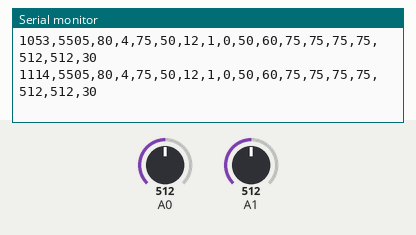
Bench run of a sketch on a simulated Arduino Uno, built with avr-gcc and run on an emulated ATmega328P. Shown: the last lines printed to the serial monitor. The test bench sets the inputs (shaded band); at power-on: A0 = 512, A1 = 512.

Above: at 1.2 s.
1.3 s: A0 set to 674
At 1.31 s:
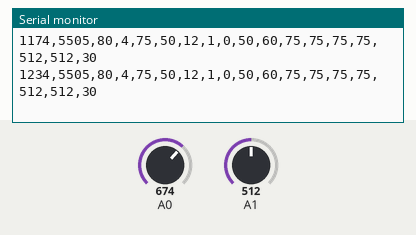
4.3 s: A0 set to 689
At 4.32 s:
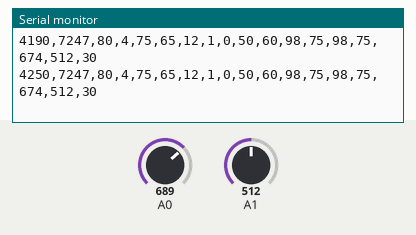
10.3 s: A1 set to 836
At 10.31 s:
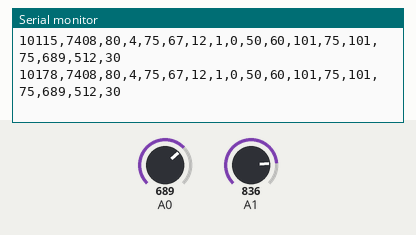
11.8 s: A1 set to 868
At 11.84 s:
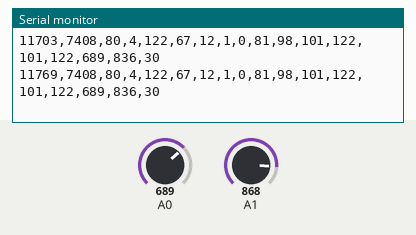
Timing chart, 0 to 14.8 s (numbered marks = the images above; inputs shaded):
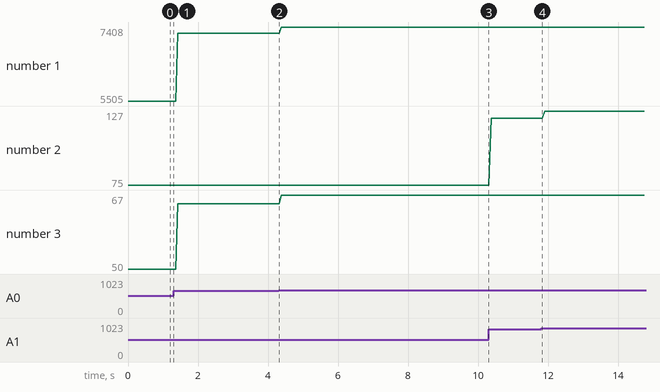

Measured:
- plotted number 1: 5505 → 7247 after the input at 1.3 s
- plotted number 2: 75 → 122 after the input at 10.3 s
- plotted number 3: 50 → 65 after the input at 1.3 s

The sketch:

TelemetryV1.0.ino
```cpp
int gaugeValue = 0;
int gaugeValue2 = 0;

void setup() {
  // Serial2.begin(230400);
  Serial.begin(9600);
  pinMode(A0,INPUT);
  pinMode(A1,INPUT);
}

void loop() {
  gaugeValue = analogRead(A0);
  gaugeValue2 = analogRead(A1);
  Serial.print(millis());
  Serial.print(",");
  Serial.print(map(gaugeValue, 0, 1023, 0, 11000));  //RPM
  Serial.print(",");
  Serial.print("80");  //Engine Temperature
  Serial.print(",");
  Serial.print("4");  //Gear
  Serial.print(",");
  Serial.print(map(gaugeValue2, 0, 1023, 0, 150));  //Speed
  Serial.print(",");
  Serial.print(map(gaugeValue, 0, 1023, 0, 100));  //Brake Pressure
  Serial.print(",");
  Serial.print("12");  //Battery Voltage
  Serial.print(",");
  Serial.print("1");  //Radiator
  Serial.print(",");
  Serial.print("0");  //Data Logging
  Serial.print(",");
  Serial.print(map(gaugeValue2, 0, 1023, 0, 100));  //Throttle
  Serial.print(",");
  Serial.print(map(gaugeValue2, 0, 1023, 0, 120));  //Brake Temperature
  Serial.print(",");
  Serial.print(map(gaugeValue, 0, 1023, 0, 150));  //Front Left
  Serial.print(",");
  Serial.print(map(gaugeValue2, 0, 1023, 0, 150));  //Front Right
  Serial.print(",");
  Serial.print(map(gaugeValue, 0, 1023, 0, 150));  //Rear Left
  Serial.print(",");
  Serial.print(map(gaugeValue2, 0, 1023, 0, 150));  //Rear Right
  Serial.print(",");
  Serial.print(gaugeValue);  //Accelerometer X Axis
  Serial.print(",");
  Serial.print(gaugeValue2);  //Accelerometer Y Axis
  Serial.print(",");
  Serial.println("30");  //Steering Angle
}
```
